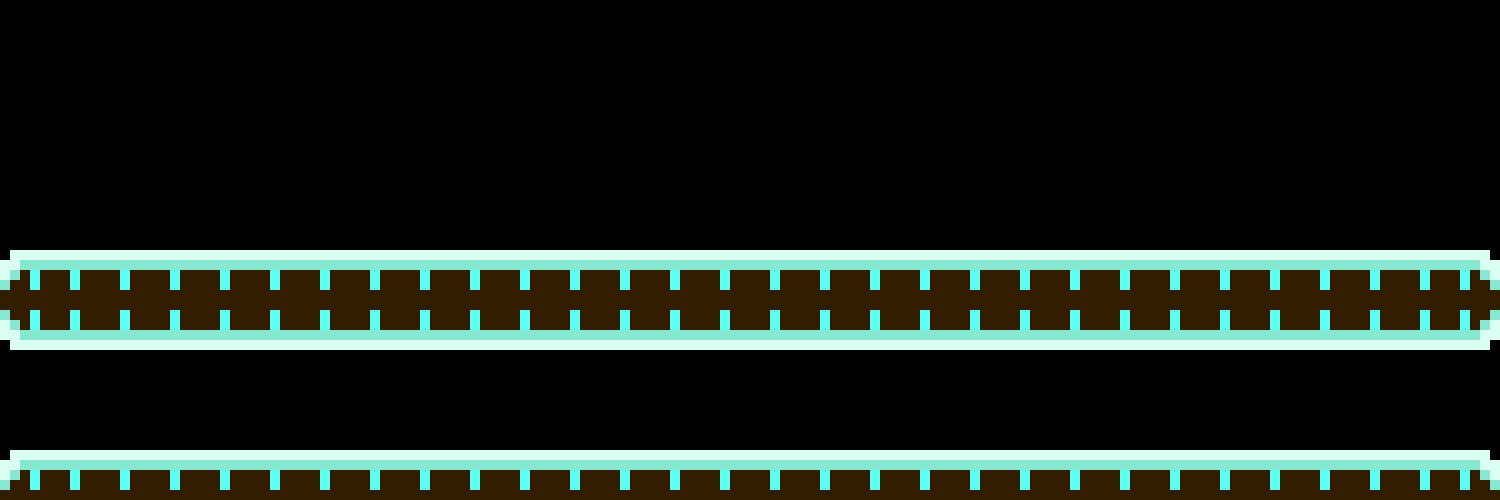

A level layout from a 2D game, rendered from its tile map. Below: a short description, then the map file with its tile-grid data intact:
An orthogonal 30x10 tile map with 50x50 px tiles, 1 tile layer (layer), 2 tilesets and 11 objects.

<map version="1.0" orientation="orthogonal" width="30" height="10" tilewidth="50" tileheight="50">
 <tileset firstgid="1" source="tilemap.tsx" />
 <tileset firstgid="9" source="stalactite.tsx" />
 <layer name="layer" width="30" height="10">
  <data>
   <tile gid="0" />
   <tile gid="0" />
   <tile gid="0" />
   <tile gid="0" />
   <tile gid="0" />
   <tile gid="0" />
   <tile gid="0" />
   <tile gid="0" />
   <tile gid="0" />
   <tile gid="0" />
   <tile gid="0" />
   <tile gid="0" />
   <tile gid="0" />
   <tile gid="0" />
   <tile gid="0" />
   <tile gid="0" />
   <tile gid="0" />
   <tile gid="0" />
   <tile gid="0" />
   <tile gid="0" />
   <tile gid="0" />
   <tile gid="0" />
   <tile gid="0" />
   <tile gid="0" />
   <tile gid="0" />
   <tile gid="0" />
   <tile gid="0" />
   <tile gid="0" />
   <tile gid="0" />
   <tile gid="0" />
   <tile gid="0" />
   <tile gid="0" />
   <tile gid="0" />
   <tile gid="0" />
   <tile gid="0" />
   <tile gid="0" />
   <tile gid="0" />
   <tile gid="0" />
   <tile gid="0" />
   <tile gid="0" />
   <tile gid="0" />
   <tile gid="0" />
   <tile gid="0" />
   <tile gid="0" />
   <tile gid="0" />
   <tile gid="0" />
   <tile gid="0" />
   <tile gid="0" />
   <tile gid="0" />
   <tile gid="0" />
   <tile gid="0" />
   <tile gid="0" />
   <tile gid="0" />
   <tile gid="0" />
   <tile gid="0" />
   <tile gid="0" />
   <tile gid="0" />
   <tile gid="0" />
   <tile gid="0" />
   <tile gid="0" />
   <tile gid="0" />
   <tile gid="0" />
   <tile gid="0" />
   <tile gid="0" />
   <tile gid="0" />
   <tile gid="0" />
   <tile gid="0" />
   <tile gid="0" />
   <tile gid="0" />
   <tile gid="0" />
   <tile gid="0" />
   <tile gid="0" />
   <tile gid="0" />
   <tile gid="0" />
   <tile gid="0" />
   <tile gid="0" />
   <tile gid="0" />
   <tile gid="0" />
   <tile gid="0" />
   <tile gid="0" />
   <tile gid="0" />
   <tile gid="0" />
   <tile gid="0" />
   <tile gid="0" />
   <tile gid="0" />
   <tile gid="0" />
   <tile gid="0" />
   <tile gid="0" />
   <tile gid="0" />
   <tile gid="0" />
   <tile gid="0" />
   <tile gid="0" />
   <tile gid="0" />
   <tile gid="0" />
   <tile gid="0" />
   <tile gid="0" />
   <tile gid="0" />
   <tile gid="0" />
   <tile gid="0" />
   <tile gid="0" />
   <tile gid="0" />
   <tile gid="0" />
   <tile gid="0" />
   <tile gid="0" />
   <tile gid="0" />
   <tile gid="0" />
   <tile gid="0" />
   <tile gid="0" />
   <tile gid="0" />
   <tile gid="0" />
   <tile gid="0" />
   <tile gid="0" />
   <tile gid="0" />
   <tile gid="0" />
   <tile gid="0" />
   <tile gid="0" />
   <tile gid="0" />
   <tile gid="0" />
   <tile gid="0" />
   <tile gid="0" />
   <tile gid="0" />
   <tile gid="0" />
   <tile gid="0" />
   <tile gid="0" />
   <tile gid="0" />
   <tile gid="0" />
   <tile gid="0" />
   <tile gid="0" />
   <tile gid="0" />
   <tile gid="0" />
   <tile gid="0" />
   <tile gid="0" />
   <tile gid="0" />
   <tile gid="0" />
   <tile gid="0" />
   <tile gid="0" />
   <tile gid="0" />
   <tile gid="0" />
   <tile gid="0" />
   <tile gid="0" />
   <tile gid="0" />
   <tile gid="0" />
   <tile gid="0" />
   <tile gid="0" />
   <tile gid="0" />
   <tile gid="0" />
   <tile gid="0" />
   <tile gid="0" />
   <tile gid="0" />
   <tile gid="0" />
   <tile gid="1" />
   <tile gid="2" />
   <tile gid="2" />
   <tile gid="2" />
   <tile gid="2" />
   <tile gid="2" />
   <tile gid="2" />
   <tile gid="2" />
   <tile gid="2" />
   <tile gid="2" />
   <tile gid="2" />
   <tile gid="2" />
   <tile gid="2" />
   <tile gid="2" />
   <tile gid="2" />
   <tile gid="2" />
   <tile gid="2" />
   <tile gid="2" />
   <tile gid="2" />
   <tile gid="2" />
   <tile gid="2" />
   <tile gid="2" />
   <tile gid="2" />
   <tile gid="2" />
   <tile gid="2" />
   <tile gid="2" />
   <tile gid="2" />
   <tile gid="2" />
   <tile gid="2" />
   <tile gid="3" />
   <tile gid="5" />
   <tile gid="6" />
   <tile gid="6" />
   <tile gid="6" />
   <tile gid="6" />
   <tile gid="6" />
   <tile gid="6" />
   <tile gid="6" />
   <tile gid="6" />
   <tile gid="6" />
   <tile gid="6" />
   <tile gid="6" />
   <tile gid="6" />
   <tile gid="6" />
   <tile gid="6" />
   <tile gid="6" />
   <tile gid="6" />
   <tile gid="6" />
   <tile gid="6" />
   <tile gid="6" />
   <tile gid="6" />
   <tile gid="6" />
   <tile gid="6" />
   <tile gid="6" />
   <tile gid="6" />
   <tile gid="6" />
   <tile gid="6" />
   <tile gid="6" />
   <tile gid="6" />
   <tile gid="7" />
   <tile gid="0" />
   <tile gid="0" />
   <tile gid="0" />
   <tile gid="0" />
   <tile gid="0" />
   <tile gid="0" />
   <tile gid="0" />
   <tile gid="0" />
   <tile gid="0" />
   <tile gid="0" />
   <tile gid="0" />
   <tile gid="0" />
   <tile gid="0" />
   <tile gid="0" />
   <tile gid="0" />
   <tile gid="0" />
   <tile gid="0" />
   <tile gid="0" />
   <tile gid="0" />
   <tile gid="0" />
   <tile gid="0" />
   <tile gid="0" />
   <tile gid="0" />
   <tile gid="0" />
   <tile gid="0" />
   <tile gid="0" />
   <tile gid="0" />
   <tile gid="0" />
   <tile gid="0" />
   <tile gid="0" />
   <tile gid="0" />
   <tile gid="0" />
   <tile gid="0" />
   <tile gid="0" />
   <tile gid="0" />
   <tile gid="0" />
   <tile gid="0" />
   <tile gid="0" />
   <tile gid="0" />
   <tile gid="0" />
   <tile gid="0" />
   <tile gid="0" />
   <tile gid="0" />
   <tile gid="0" />
   <tile gid="0" />
   <tile gid="0" />
   <tile gid="0" />
   <tile gid="0" />
   <tile gid="0" />
   <tile gid="0" />
   <tile gid="0" />
   <tile gid="0" />
   <tile gid="0" />
   <tile gid="0" />
   <tile gid="0" />
   <tile gid="0" />
   <tile gid="0" />
   <tile gid="0" />
   <tile gid="0" />
   <tile gid="0" />
   <tile gid="1" />
   <tile gid="2" />
   <tile gid="2" />
   <tile gid="2" />
   <tile gid="2" />
   <tile gid="2" />
   <tile gid="2" />
   <tile gid="2" />
   <tile gid="2" />
   <tile gid="2" />
   <tile gid="2" />
   <tile gid="2" />
   <tile gid="2" />
   <tile gid="2" />
   <tile gid="2" />
   <tile gid="2" />
   <tile gid="2" />
   <tile gid="2" />
   <tile gid="2" />
   <tile gid="2" />
   <tile gid="2" />
   <tile gid="2" />
   <tile gid="2" />
   <tile gid="2" />
   <tile gid="2" />
   <tile gid="2" />
   <tile gid="2" />
   <tile gid="2" />
   <tile gid="2" />
   <tile gid="3" />
  </data>
 </layer>
 <objectgroup name="flag" width="30" height="10">
  <object gid="4" x="1450" y="450" />
 </objectgroup>
 <objectgroup name="stalactites" width="30" height="10">
  <object gid="9" x="450" y="400" />
  <object gid="9" x="950" y="400" />
  <object gid="10" x="950" y="450" />
  <object gid="10" x="450" y="450" />
  <object gid="10" x="400" y="400" />
  <object gid="10" x="500" y="400" />
  <object gid="10" x="900" y="400" />
  <object gid="10" x="1000" y="400" />
  <object gid="10" x="150" y="400" />
  <object gid="10" x="1250" y="400" />
 </objectgroup>
</map>
